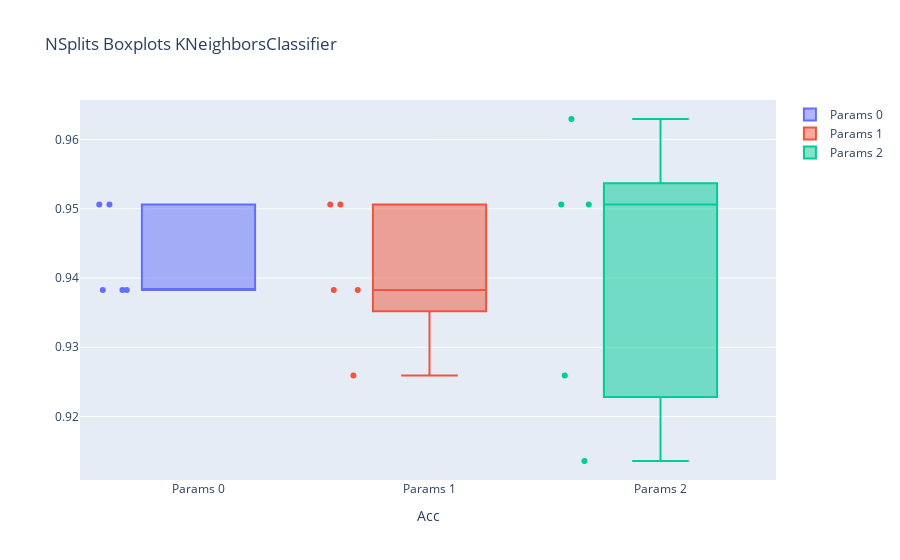

Notebook cell for this chart:
### Code cell
boxplots(knn_d, 10)

### Figure 1 — Plotly figure (JSON) as saved in the notebook; plotly's stock layout.template omitted (floating-point values rounded to 4 significant figures)
{"data": [{"boxpoints": "all", "name": "Params 0", "type": "box", "y": [0.9383, 0.9383, 0.9383, 0.9506, 0.9506]}, {"boxpoints": "all", "name": "Params 1", "type": "box", "y": [0.9383, 0.9506, 0.9259, 0.9506, 0.9383]}, {"boxpoints": "all", "name": "Params 2", "type": "box", "y": [0.9259, 0.9506, 0.9136, 0.963, 0.9506]}], "layout": {"title": {"text": "NSplits Boxplots KNeighborsClassifier"}, "xaxis": {"title": {"text": "Acc"}}}}
